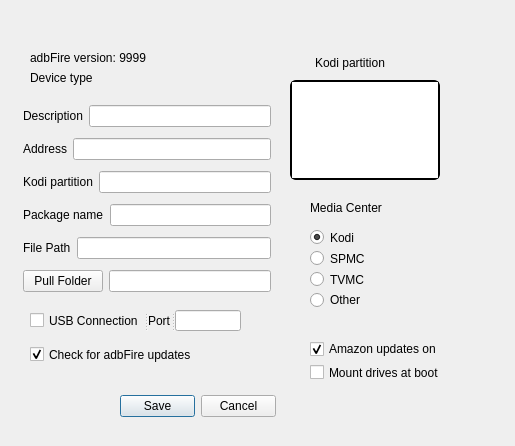
<?xml version="1.0" encoding="UTF-8"?>
<ui version="4.0">
 <class>preferencesDialog</class>
 <widget class="QDialog" name="preferencesDialog">
  <property name="geometry">
   <rect>
    <x>0</x>
    <y>0</y>
    <width>515</width>
    <height>446</height>
   </rect>
  </property>
  <property name="windowTitle">
   <string>Device Record</string>
  </property>
  <property name="layoutDirection">
   <enum>Qt::LeftToRight</enum>
  </property>
  <widget class="QLabel" name="versionLabel">
   <property name="geometry">
    <rect>
     <x>30</x>
     <y>50</y>
     <width>181</width>
     <height>16</height>
    </rect>
   </property>
   <property name="text">
    <string>adbFire version: 9999</string>
   </property>
  </widget>
  <widget class="QLabel" name="recnum">
   <property name="geometry">
    <rect>
     <x>250</x>
     <y>600</y>
     <width>59</width>
     <height>16</height>
    </rect>
   </property>
   <property name="text">
    <string>TextLabel</string>
   </property>
  </widget>
  <widget class="QWidget" name="layoutWidget">
   <property name="geometry">
    <rect>
     <x>120</x>
     <y>390</y>
     <width>156</width>
     <height>32</height>
    </rect>
   </property>
   <layout class="QHBoxLayout" name="horizontalLayout_10">
    <item>
     <widget class="QPushButton" name="pushButton">
      <property name="toolTip">
       <string>&lt;html&gt;&lt;head/&gt;&lt;body&gt;&lt;p&gt;Save data to database&lt;/p&gt;&lt;/body&gt;&lt;/html&gt;</string>
      </property>
      <property name="text">
       <string>Save</string>
      </property>
     </widget>
    </item>
    <item>
     <widget class="QPushButton" name="pushButton_2">
      <property name="toolTip">
       <string>&lt;html&gt;&lt;head/&gt;&lt;body&gt;&lt;p&gt;Close rhis dialog&lt;/p&gt;&lt;/body&gt;&lt;/html&gt;</string>
      </property>
      <property name="text">
       <string>Cancel</string>
      </property>
     </widget>
    </item>
   </layout>
  </widget>
  <widget class="QSplitter" name="splitter">
   <property name="geometry">
    <rect>
     <x>30</x>
     <y>310</y>
     <width>211</width>
     <height>21</height>
    </rect>
   </property>
   <property name="orientation">
    <enum>Qt::Horizontal</enum>
   </property>
   <widget class="QCheckBox" name="isusb">
    <property name="enabled">
     <bool>true</bool>
    </property>
    <property name="text">
     <string>USB Connection</string>
    </property>
   </widget>
   <widget class="QLabel" name="plabel">
    <property name="text">
     <string>Port</string>
    </property>
   </widget>
   <widget class="QLineEdit" name="port">
    <property name="toolTip">
     <string>&lt;html&gt;&lt;head/&gt;&lt;body&gt;&lt;p&gt;Port for IP connections. Defaults to 5555&lt;/p&gt;&lt;/body&gt;&lt;/html&gt;</string>
    </property>
   </widget>
  </widget>
  <widget class="QCheckBox" name="versioncheck">
   <property name="geometry">
    <rect>
     <x>30</x>
     <y>344</y>
     <width>201</width>
     <height>21</height>
    </rect>
   </property>
   <property name="toolTip">
    <string>&lt;html&gt;&lt;head/&gt;&lt;body&gt;&lt;p&gt;Check for adbFire updates when program starts&lt;/p&gt;&lt;/body&gt;&lt;/html&gt;</string>
   </property>
   <property name="text">
    <string>Check for adbFire updates</string>
   </property>
   <property name="checked">
    <bool>true</bool>
   </property>
  </widget>
  <widget class="QWidget" name="layoutWidget">
   <property name="geometry">
    <rect>
     <x>310</x>
     <y>230</y>
     <width>64</width>
     <height>77</height>
    </rect>
   </property>
   <layout class="QVBoxLayout" name="verticalLayout_2">
    <item>
     <widget class="QRadioButton" name="kodiButton">
      <property name="toolTip">
       <string>&lt;html&gt;&lt;head/&gt;&lt;body&gt;&lt;p&gt;Kodi media center&lt;/p&gt;&lt;/body&gt;&lt;/html&gt;</string>
      </property>
      <property name="text">
       <string>Kodi</string>
      </property>
      <property name="checked">
       <bool>true</bool>
      </property>
     </widget>
    </item>
    <item>
     <widget class="QRadioButton" name="spmcButton">
      <property name="toolTip">
       <string>&lt;html&gt;&lt;head/&gt;&lt;body&gt;&lt;p&gt;SPMC media center&lt;/p&gt;&lt;/body&gt;&lt;/html&gt;</string>
      </property>
      <property name="text">
       <string>SPMC</string>
      </property>
     </widget>
    </item>
    <item>
     <widget class="QRadioButton" name="tvmcButton">
      <property name="toolTip">
       <string>&lt;html&gt;&lt;head/&gt;&lt;body&gt;&lt;p&gt;TVMC media center&lt;/p&gt;&lt;/body&gt;&lt;/html&gt;</string>
      </property>
      <property name="text">
       <string>TVMC</string>
      </property>
     </widget>
    </item>
    <item>
     <widget class="QRadioButton" name="otherButton">
      <property name="toolTip">
       <string>&lt;html&gt;&lt;head/&gt;&lt;body&gt;&lt;p&gt;Fill in file path and package name&lt;/p&gt;&lt;/body&gt;&lt;/html&gt;</string>
      </property>
      <property name="text">
       <string>Other</string>
      </property>
     </widget>
    </item>
   </layout>
  </widget>
  <widget class="QCheckBox" name="sshbox">
   <property name="geometry">
    <rect>
     <x>180</x>
     <y>470</y>
     <width>151</width>
     <height>20</height>
    </rect>
   </property>
   <property name="toolTip">
    <string>&lt;html&gt;&lt;head/&gt;&lt;body&gt;&lt;p&gt;Start SSH server at boot. Requires root.&lt;/p&gt;&lt;/body&gt;&lt;/html&gt;</string>
   </property>
   <property name="text">
    <string>SSH server at boot</string>
   </property>
   <property name="checked">
    <bool>false</bool>
   </property>
  </widget>
  <widget class="QWidget" name="layoutWidget">
   <property name="geometry">
    <rect>
     <x>310</x>
     <y>340</y>
     <width>151</width>
     <height>41</height>
    </rect>
   </property>
   <layout class="QVBoxLayout" name="verticalLayout_4">
    <item>
     <widget class="QCheckBox" name="ftvupdatesBox">
      <property name="toolTip">
       <string>&lt;html&gt;&lt;head/&gt;&lt;body&gt;&lt;p&gt;This&lt;span style=&quot; color:#c0c0c0;&quot;/&gt;disables/enables&lt;span style=&quot; color:#c0c0c0;&quot;/&gt;com.amazon.dcp&lt;/p&gt;&lt;/body&gt;&lt;/html&gt;</string>
      </property>
      <property name="text">
       <string>Amazon updates on</string>
      </property>
      <property name="checked">
       <bool>true</bool>
      </property>
     </widget>
    </item>
    <item>
     <widget class="QCheckBox" name="mountbox">
      <property name="toolTip">
       <string>&lt;html&gt;&lt;head/&gt;&lt;body&gt;&lt;p&gt;Start SSH server at boot. Requires root.&lt;/p&gt;&lt;/body&gt;&lt;/html&gt;</string>
      </property>
      <property name="text">
       <string>Mount drives at boot</string>
      </property>
      <property name="checked">
       <bool>false</bool>
      </property>
     </widget>
    </item>
   </layout>
  </widget>
  <widget class="QLabel" name="devicenameLabel">
   <property name="geometry">
    <rect>
     <x>30</x>
     <y>70</y>
     <width>161</width>
     <height>16</height>
    </rect>
   </property>
   <property name="text">
    <string>Device type</string>
   </property>
  </widget>
  <widget class="QListWidget" name="listkodirootBox">
   <property name="geometry">
    <rect>
     <x>290</x>
     <y>80</y>
     <width>150</width>
     <height>100</height>
    </rect>
   </property>
   <property name="minimumSize">
    <size>
     <width>150</width>
     <height>100</height>
    </size>
   </property>
   <property name="maximumSize">
    <size>
     <width>150</width>
     <height>100</height>
    </size>
   </property>
   <property name="toolTip">
    <string>&lt;html&gt;&lt;head/&gt;&lt;body&gt;&lt;p&gt;Double-click to change Kodi root location. The default is /sdcard/. &lt;/p&gt;&lt;/body&gt;&lt;/html&gt;</string>
   </property>
   <property name="styleSheet">
    <string notr="true">QListWidget {
    border: 2px solid #8f8f91;
    border-radius: 6px;
    border-color: black;
  
}</string>
   </property>
  </widget>
  <widget class="QWidget" name="layoutWidget">
   <property name="geometry">
    <rect>
     <x>23</x>
     <y>100</y>
     <width>248</width>
     <height>200</height>
    </rect>
   </property>
   <layout class="QVBoxLayout" name="verticalLayout">
    <item>
     <layout class="QHBoxLayout" name="horizontalLayout_3">
      <item>
       <widget class="QLabel" name="devlab">
        <property name="text">
         <string>Description</string>
        </property>
       </widget>
      </item>
      <item>
       <widget class="QLineEdit" name="description">
        <property name="toolTip">
         <string>&lt;html&gt;&lt;head/&gt;&lt;body&gt;&lt;p&gt;Enter a general description for your device. &lt;/p&gt;&lt;p&gt;&lt;br/&gt;&lt;/p&gt;&lt;/body&gt;&lt;/html&gt;</string>
        </property>
       </widget>
      </item>
     </layout>
    </item>
    <item>
     <layout class="QHBoxLayout" name="horizontalLayout_2">
      <item>
       <widget class="QLabel" name="label_11">
        <property name="toolTip">
         <string>&lt;html&gt;&lt;head/&gt;&lt;body&gt;&lt;p&gt;Enter or Paste IP or USB Address&lt;/p&gt;&lt;/body&gt;&lt;/html&gt;</string>
        </property>
        <property name="text">
         <string>Address</string>
        </property>
       </widget>
      </item>
      <item>
       <widget class="QLineEdit" name="daddr">
        <property name="toolTip">
         <string>&lt;html&gt;&lt;head/&gt;&lt;body&gt;&lt;p&gt;Enter the serial number or IP address for your device. You may also enter a device name if you have one set up with your router.&lt;/p&gt;&lt;/body&gt;&lt;/html&gt;</string>
        </property>
       </widget>
      </item>
     </layout>
    </item>
    <item>
     <layout class="QHBoxLayout" name="horizontalLayout">
      <item>
       <widget class="QLabel" name="label_3">
        <property name="text">
         <string>Kodi partition</string>
        </property>
       </widget>
      </item>
      <item>
       <widget class="QLineEdit" name="data_root"/>
      </item>
     </layout>
    </item>
    <item>
     <layout class="QHBoxLayout" name="horizontalLayout_4">
      <item>
       <widget class="QLabel" name="label">
        <property name="text">
         <string>Package name</string>
        </property>
       </widget>
      </item>
      <item>
       <widget class="QLineEdit" name="packagename">
        <property name="toolTip">
         <string>&lt;html&gt;&lt;head/&gt;&lt;body&gt;&lt;p&gt;Package name for your Media Center  software&lt;/p&gt;&lt;/body&gt;&lt;/html&gt;</string>
        </property>
       </widget>
      </item>
     </layout>
    </item>
    <item>
     <layout class="QHBoxLayout" name="horizontalLayout_5">
      <item>
       <widget class="QLabel" name="label_9">
        <property name="text">
         <string>File Path</string>
        </property>
       </widget>
      </item>
      <item>
       <widget class="QLineEdit" name="filepath">
        <property name="toolTip">
         <string>&lt;html&gt;&lt;head/&gt;&lt;body&gt;&lt;p&gt;Enter the file path for your Media Center.  This is combined with Package Name, e.g.  org.xbmc.kodi/files/.kodi&lt;/p&gt;&lt;/body&gt;&lt;/html&gt;</string>
        </property>
       </widget>
      </item>
     </layout>
    </item>
    <item>
     <layout class="QHBoxLayout" name="horizontalLayout_6">
      <item>
       <widget class="QPushButton" name="pfolderButton">
        <property name="toolTip">
         <string>Choose folder for pulled files</string>
        </property>
        <property name="text">
         <string>Pull Folder</string>
        </property>
       </widget>
      </item>
      <item>
       <widget class="QLineEdit" name="pulldir">
        <property name="toolTip">
         <string>Pulled files are put in this folder</string>
        </property>
       </widget>
      </item>
     </layout>
    </item>
   </layout>
  </widget>
  <widget class="QLabel" name="label_4">
   <property name="geometry">
    <rect>
     <x>315</x>
     <y>55</y>
     <width>111</width>
     <height>16</height>
    </rect>
   </property>
   <property name="text">
    <string>Kodi partition</string>
   </property>
  </widget>
  <widget class="QLabel" name="label_5">
   <property name="geometry">
    <rect>
     <x>310</x>
     <y>200</y>
     <width>131</width>
     <height>16</height>
    </rect>
   </property>
   <property name="text">
    <string>Media Center</string>
   </property>
  </widget>
 </widget>
 <tabstops>
  <tabstop>description</tabstop>
  <tabstop>daddr</tabstop>
  <tabstop>packagename</tabstop>
  <tabstop>data_root</tabstop>
  <tabstop>filepath</tabstop>
  <tabstop>pulldir</tabstop>
  <tabstop>isusb</tabstop>
  <tabstop>port</tabstop>
  <tabstop>versioncheck</tabstop>
  <tabstop>kodiButton</tabstop>
  <tabstop>spmcButton</tabstop>
  <tabstop>tvmcButton</tabstop>
  <tabstop>otherButton</tabstop>
  <tabstop>ftvupdatesBox</tabstop>
  <tabstop>mountbox</tabstop>
  <tabstop>pushButton</tabstop>
  <tabstop>pushButton_2</tabstop>
  <tabstop>pfolderButton</tabstop>
 </tabstops>
 <resources/>
 <connections>
  <connection>
   <sender>pushButton_2</sender>
   <signal>clicked()</signal>
   <receiver>preferencesDialog</receiver>
   <slot>reject()</slot>
   <hints>
    <hint type="sourcelabel">
     <x>231</x>
     <y>99</y>
    </hint>
    <hint type="destinationlabel">
     <x>229</x>
     <y>119</y>
    </hint>
   </hints>
  </connection>
 </connections>
</ui>
